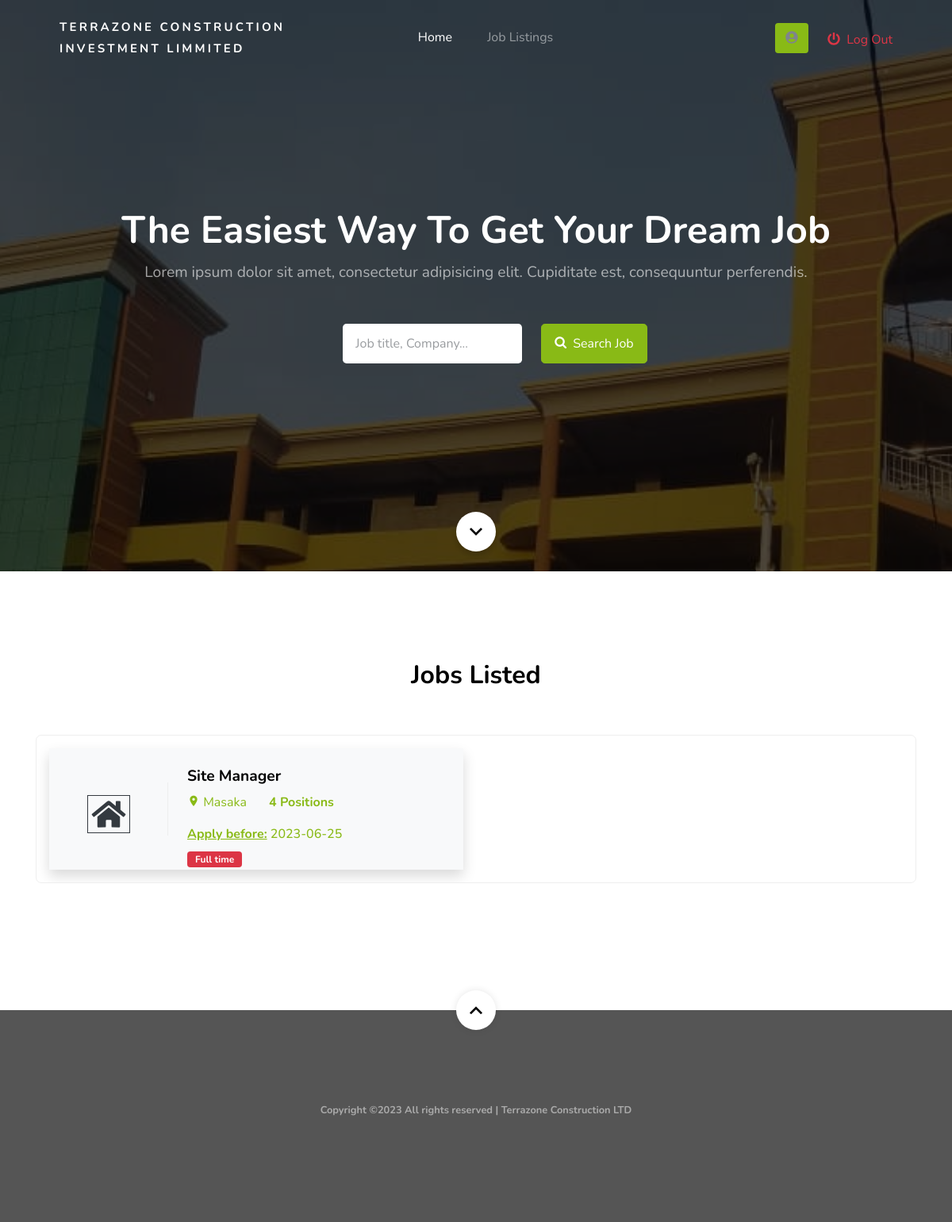
The app's page /job-listings.php (signed in) with its own data.
### tables this page shows
CREATE TABLE `jobs` (
  `id` int(11) NOT NULL,
  `job_title` varchar(100) NOT NULL,
  `type` varchar(50) NOT NULL,
  `vacancies` int(11) NOT NULL,
  `description` varchar(400) NOT NULL,
  `experience` varchar(100) NOT NULL,
  `deadline` date NOT NULL,
  `location` varchar(100) NOT NULL,
  `qualifications` varchar(400) NOT NULL,
  `status` int(11) NOT NULL,
  `post_date` timestamp NOT NULL DEFAULT current_timestamp() ON UPDATE current_timestamp()
);

### job-listings.php (the view, shortened to what this page needs)
<?php
include("./includes/header.php");
include("./includes/connection.php"); ?>
<?php include("./includes/navbar.php") ?>
    <section class="home-section section-hero overlay bg-image" style="background-image: url('images/bg.jpg'); background-attachment: fixed;" id="home-section">
<div class="container">
  <div class="row align-items-center justify-content-center">
    <div class="col-md-12">
      <div class="mb-5 text-center">
        <h1 class="text-white font-weight-bold">The Easiest Way To Get Your Dream Job</h1>
        <p>Lorem ipsum dolor sit amet, consectetur adipisicing elit. Cupiditate est, consequuntur perferendis.</p>
      </div>
      <form method="post" class="search-jobs-form text-center ml-5">
          <center>
          <div class="d-flex" style="justify-content: center;">
            <div class=" text-center mr-4">
              <input type="text" class="form-control form-control-lg w-100" placeholder="Job title, Company...">
            </div>
            <div class="">
              <button type="submit" class="btn btn-primary btn-lg btn-block text-white btn-search"><span class="icon-search icon mr-2"></span>Search Job</button>
            </div>
          </div>
          </center>
      </form>
    </div>
  </div>
</div>
<a href="#next" class="scroll-button smoothscroll">
  <span class=" icon-keyboard_arrow_down"></span>
</a>
</section>
    <section class="site-section" id="next">
      <div class="container">
        <div class="row mb-5 justify-content-center">
          <div class="col-md-7 text-center">
            <h2 class="section-title mb-2">Jobs Listed</h2>
          </div>
        </div>
        <ul class="row job-listings mb-5">
          <?php
          $sql = $conn->query("select * from jobs order by id DESC");
          while($job = $sql->fetch_assoc())
          {
            ?>
          <li class=" col-md-6 job-listing p-3">
            <a href="job-single.php?id=<?= $job['id'] ?>" class="shadow d-block d-sm-flex pb-3 pb-sm-0 align-items-center bg-light" style="text-decoration:none;">
              <div class="job-listing-logo text-center">
                <i class="fas fa-home    text-dark text-center mt-3 p-1" style="font-size: 3em; border: 1px solid;"></i>
              </div>
              <div class="job-listing-about w-100 pl-4">
                <div class="job-listing-position custom-width w-50 mt-4 mb-2">
                  <h2><b><?= $job['job_title'] ?></b></h2>
                </div>
                <div class="job-listing-location mb-3 mb-sm-0 custom-width w-100">
                  <span class="icon-room"></span><?= ' '.$job['location']?>
                  <span class="w-100 ml-4"><b><?= $job['vacancies'].' Positions' ?></b></span>
                  <h6 class="mt-3"><b><u>Apply before:</u></b> <?= $job['deadline'] ?></h6>
                </div>
                <div class="job-listing-meta">
                  <span class="badge badge-danger"><?= $job['type'] ?></span>
                </div>
              </div>
            </a>
          </li>
            <?php
          }
          ?>
        </ul>
      </div>
    </section>
    <?php include("./includes/footer.php") ?>

### includes/header.php (shortened to what this page needs)
<!doctype html>
<html lang="en">
  <head>
    <link rel="stylesheet" href="css/custom-bs.css">
    <link rel="stylesheet" href="css/jquery.fancybox.min.css">
    <link rel="stylesheet" href="css/bootstrap-select.min.css">
    <link rel="stylesheet" href="fonts/icomoon/style.css">
    <link rel="stylesheet" href="fonts/line-icons/style.css">
    <link rel="stylesheet" href="css/owl.carousel.min.css">
    <link rel="stylesheet" href="css/animate.min.css">
    <link rel="stylesheet" href="https://use.fontawesome.com/releases/v5.1.1/css/all.css">
    <link rel="stylesheet" href="css/style.css">
  </head>
  <body id="top">
<div class="site-wrap">

### includes/navbar.php (shortened to what this page needs)
<header class="site-navbar mt-3">
      <div class="container-fluid">
        <div class="row align-items-center">
          <div class="site-logo col-6" ><a href="index.php" style="font-size: 15px; font-weight: bold;">Terrazone Construction<br> Investment Limmited</a></div>
          <nav class="mx-auto site-navigation">
            <ul class="site-menu js-clone-nav d-none d-xl-block ml-4 pl-0">
              <li><a href="index.php" class="nav-link active">Home</a></li>
              <li>
                <a href="job-listings.php">Job Listings</a>
              </li>
            </ul>
          </nav>
          <div class="right-cta-menu text-right d-flex aligin-items-center col-6">
            <div class="ml-auto">
              <?php
              if(isset($_SESSION['user'])){
              ?>
                <div class="d-flex">
                  <div class="dropdown open">
                    <button class="btn bg-primary dropdown-toggle" type="button" id="triggerId" data-toggle="dropdown" aria-haspopup="true"
                        aria-expanded="false">
                          <i class="fas fa-user-circle    "></i>
                        </button>
                  </div>
                  <a href="logout.php" class=" text-danger ml-4 mt-2"><span class="mr-2"><i class="fas fa-power-off    "></i></span>Log Out</a>
                </div>
              <?php
              }
              else
              {
                ?>
                  <a href="login.php" class="btn btn-primary border-width-2 d-none d-lg-inline-block"><span class="mr-2 icon-lock_outline"></span>Log In / Register</a>
                <?php
              }
              ?>
            </div>
          </div>
        </div>
      </div>
    </header>

### includes/footer.php (shortened to what this page needs)
<footer class="site-footer">
      <a href="#top" class="smoothscroll scroll-top">
        <span class="icon-keyboard_arrow_up"></span>
      </a>
        <div class="row text-center">
          <div class="col-12">
            <p class="copyright"><small>
           <strong> Copyright &copy;<script>document.write(new Date().getFullYear());</script> All rights reserved | Terrazone Construction LTD</strong>
            </small></p>
          </div>
        </div>
      </div>
  </body>
</html>

### records on screen
jobs: job_title "Site Manager", location "Masaka", vacancies "4", deadline "2023-06-25", type "Full time"
